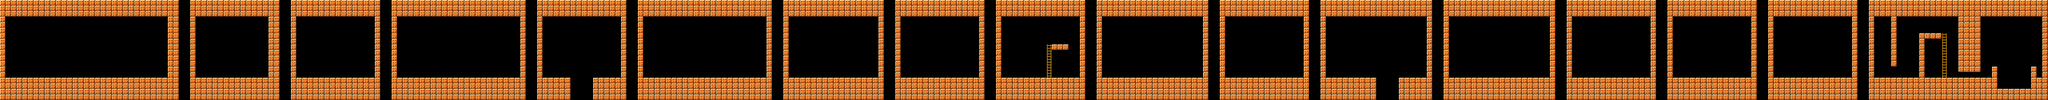

Tiled map render using the project's own tile images. Description and the map definition, with tile-layer contents summarised, below:
An orthogonal 366x18 tile map with 32x32 px tiles, 1 tile layer (tiles) and 145 objects (2x LadderTop, 2x Met, 2x Ladder, 2x GravitySwitcharoo, trail, ...).

<map version="1.10" tiledversion="1.12.2" orientation="orthogonal" renderorder="right-down" width="366" height="18" tilewidth="32" tileheight="32" infinite="0" nextlayerid="12" nextobjectid="147">
 <tileset firstgid="1" source="../tsx/Tileset1.tsx" />
 <layer id="10" name="tiles" width="366" height="18">
  <data>[6588 cells, 2771 non-empty, 2 distinct tile ids]</data>
 </layer>
 <objectgroup id="1" name="game_rooms">
  <object id="1" name="trail" x="0" y="64" width="1024" height="448" />
  <object id="2" name="stun" x="1088" y="64" width="512" height="448" />
  <object id="3" name="heart" x="1664" y="64" width="512" height="448" />
  <object id="4" name="pickups" x="2240" y="64" width="768" height="448" />
  <object id="5" name="death" x="3072" y="64" width="512" height="448" />
  <object id="40" name="enemy_aim" x="3648" y="64" width="768" height="448" />
  <object id="46" name="enemy_drop" x="4480" y="64" width="576" height="448" />
  <object id="52" name="enemy_chase" x="5120" y="64" width="512" height="448" />
  <object id="58" name="enemy_magfly" x="5696" y="64" width="512" height="448" />
  <object id="64" name="enemy_contact" x="6272" y="64" width="640" height="448" />
  <object id="70" name="enemy_owner" x="6976" y="64" width="512" height="448" />
  <object id="88" name="player_death" x="7552" y="64" width="640" height="448" />
  <object id="94" name="push_flip" x="8256" y="64" width="640" height="448" />
  <object id="99" name="hit_by_player" x="8960" y="64" width="512" height="448" />
  <object id="104" name="gravity_switch" x="9536" y="64" width="512" height="448" />
  <object id="122" name="lives" x="10112" y="64" width="512" height="448" />
  <object id="129" name="movement" x="10688" y="64" width="1024" height="448" />
 </objectgroup>
 <objectgroup id="2" name="blocks">
  <object id="6" x="0" y="448" width="1024" height="128" />
  <object id="7" x="0" y="0" width="1024" height="96" />
  <object id="8" x="0" y="96" width="32" height="352" />
  <object id="9" x="960" y="96" width="64" height="352" />
  <object id="10" x="1088" y="448" width="512" height="128" />
  <object id="11" x="1088" y="0" width="512" height="96" />
  <object id="12" x="1088" y="96" width="32" height="352" />
  <object id="13" x="1536" y="96" width="64" height="352" />
  <object id="14" x="1664" y="448" width="512" height="128" />
  <object id="15" x="1664" y="0" width="512" height="96" />
  <object id="16" x="1664" y="96" width="32" height="352" />
  <object id="17" x="2144" y="96" width="32" height="352" />
  <object id="18" x="2240" y="448" width="768" height="128" />
  <object id="19" x="2240" y="0" width="768" height="96" />
  <object id="20" x="2240" y="96" width="32" height="352" />
  <object id="21" x="2976" y="96" width="32" height="352" />
  <object id="22" x="3072" y="448" width="192" height="128" />
  <object id="23" x="3392" y="448" width="192" height="128" />
  <object id="24" x="3072" y="0" width="512" height="96" />
  <object id="25" x="3072" y="96" width="32" height="352" />
  <object id="26" x="3552" y="96" width="32" height="352" />
  <object id="41" x="3648" y="448" width="768" height="128" />
  <object id="42" x="3648" y="0" width="768" height="96" />
  <object id="43" x="3648" y="96" width="32" height="352" />
  <object id="44" x="4384" y="96" width="32" height="352" />
  <object id="47" x="4480" y="448" width="576" height="128" />
  <object id="48" x="4480" y="0" width="576" height="96" />
  <object id="49" x="4480" y="96" width="32" height="352" />
  <object id="50" x="5024" y="96" width="32" height="352" />
  <object id="53" x="5120" y="448" width="512" height="128" />
  <object id="54" x="5120" y="0" width="512" height="96" />
  <object id="55" x="5120" y="96" width="32" height="352" />
  <object id="56" x="5600" y="96" width="32" height="352" />
  <object id="59" x="5696" y="448" width="512" height="128" />
  <object id="60" x="5696" y="0" width="512" height="96" />
  <object id="61" x="5696" y="96" width="32" height="352" />
  <object id="62" x="6176" y="96" width="32" height="352" />
  <object id="65" x="6272" y="448" width="640" height="128" />
  <object id="66" x="6272" y="0" width="640" height="96" />
  <object id="67" x="6272" y="96" width="32" height="352" />
  <object id="68" x="6880" y="96" width="32" height="352" />
  <object id="71" x="6976" y="448" width="512" height="128" />
  <object id="72" x="6976" y="0" width="512" height="96" />
  <object id="73" x="6976" y="96" width="32" height="352" />
  <object id="74" x="7456" y="96" width="32" height="352" />
  <object id="76" x="6016" y="256" width="96" height="32" />
  <object id="89" x="7552" y="0" width="640" height="96" />
  <object id="90" x="7552" y="96" width="32" height="352" />
  <object id="91" x="8160" y="96" width="32" height="352" />
  <object id="92" x="7552" y="448" width="320" height="128" />
  <object id="93" x="8000" y="448" width="192" height="128" />
  <object id="95" x="8256" y="0" width="640" height="96" />
  <object id="96" x="8256" y="96" width="32" height="352" />
  <object id="97" x="8864" y="96" width="32" height="352" />
  <object id="98" x="8256" y="448" width="640" height="128" />
  <object id="100" x="8960" y="0" width="512" height="96" />
  <object id="101" x="8960" y="96" width="32" height="352" />
  <object id="102" x="9440" y="96" width="32" height="352" />
  <object id="103" x="8960" y="448" width="512" height="128" />
  <object id="105" x="9536" y="0" width="512" height="96" />
  <object id="106" x="9536" y="96" width="32" height="352" />
  <object id="107" x="10016" y="96" width="32" height="352" />
  <object id="108" x="9536" y="448" width="512" height="128" />
  <object id="114" name="GravityBlock" x="7680" y="96" width="64" height="64">
   <properties>
    <property name="cull_out_of_bounds" type="bool" value="false" />
    <property name="cull_room" value="player_death" />
    <property name="spawn_room" value="player_death" />
    <property name="spawn_type" value="spawn_room" />
    <property name="update_distance" type="float" value="3" />
   </properties>
  </object>
  <object id="115" name="PushableBlock" x="8416" y="384" width="64" height="64">
   <properties>
    <property name="spawn_room" value="push_flip" />
    <property name="spawn_type" value="spawn_room" />
   </properties>
  </object>
  <object id="120" name="ConveyorBelt" x="9600" y="416" width="160" height="32">
   <properties>
    <property name="left" type="bool" value="true" />
    <property name="spawn_room" value="gravity_switch" />
    <property name="spawn_type" value="spawn_room" />
    <property name="type" value="green" />
   </properties>
  </object>
  <object id="123" x="10112" y="448" width="512" height="128" />
  <object id="124" x="10112" y="0" width="512" height="96" />
  <object id="125" x="10112" y="96" width="32" height="352" />
  <object id="126" x="10592" y="96" width="32" height="352" />
  <object id="130" x="10688" y="0" width="1024" height="96" />
  <object id="131" x="10688" y="96" width="32" height="352" />
  <object id="132" x="11680" y="96" width="32" height="352" />
  <object id="133" x="10688" y="448" width="736" height="128" />
  <object id="134" x="11424" y="512" width="192" height="64" />
  <object id="135" x="11616" y="448" width="96" height="128" />
  </objectgroup>
 <objectgroup id="3" name="player">
  <!-- 17 objects omitted --></objectgroup>
 <objectgroup id="4" name="enemies">
  <!-- 10 objects omitted --></objectgroup>
 <objectgroup id="5" name="hazards" />
 <objectgroup id="6" name="TODO" />
 <objectgroup id="7" name="sensors">
  <!-- 2 objects omitted --></objectgroup>
 <objectgroup id="8" name="items">
  <!-- 6 objects omitted --></objectgroup>
 <objectgroup id="9" name="specials">
  <!-- 8 objects omitted --></objectgroup>
 <objectgroup id="11" name="decorations">
  <!-- 1 objects omitted --></objectgroup>
</map>
<!-- 52 of 145 objects omitted -->
